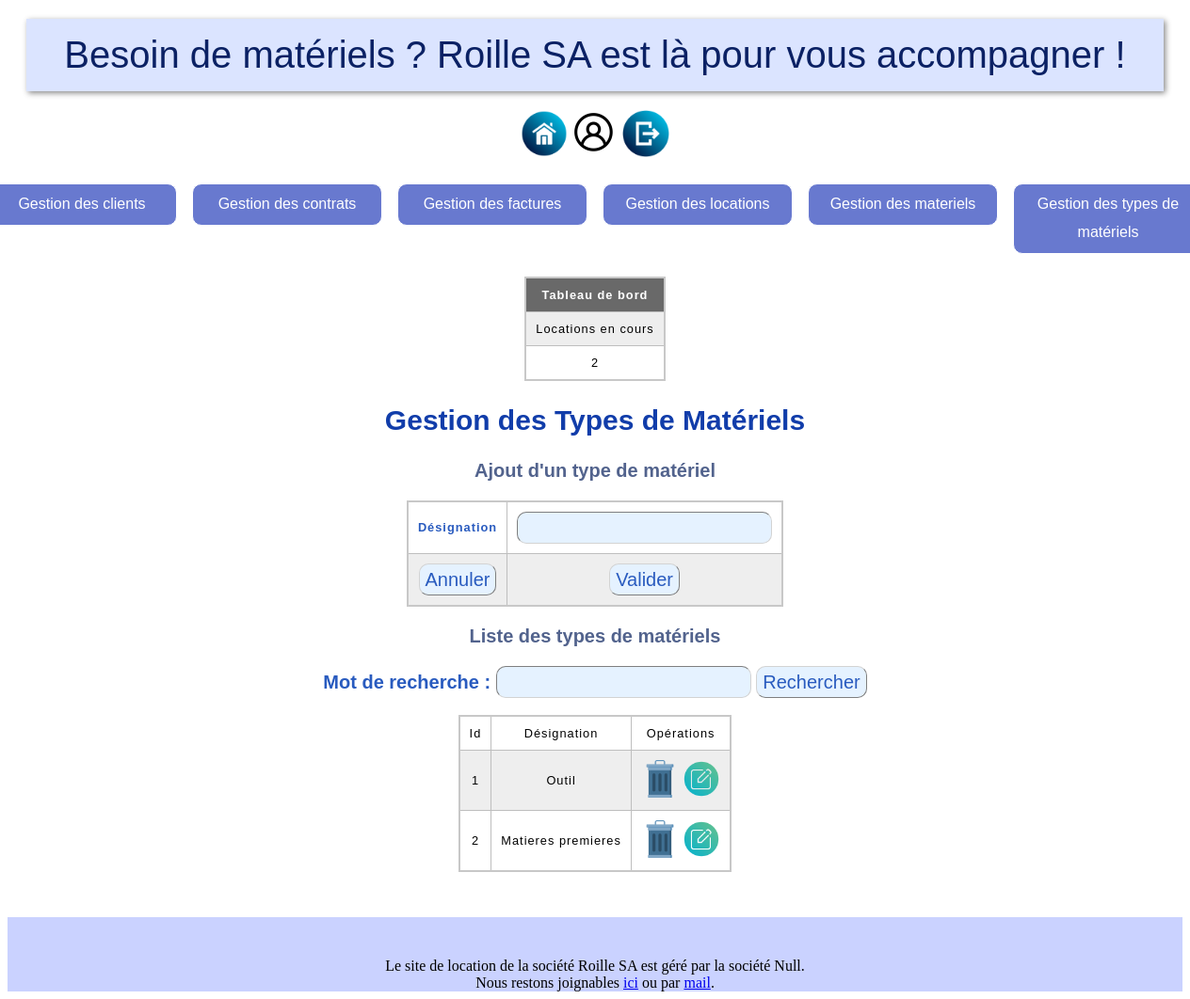
/index.php?page=admin&tab=typeMats (signed in), run on the app's committed database.
### tables this page shows
create table typeMat(
	idTM int(4) not null auto_increment,
	designation varchar(25),
	primary key (idTM)
);

### controleur/config_bdd.php (called while the page is built)
<?php
    $serveur = "localhost";
    $bdd = "roille_sa";
    $user = "root";
    $mdp = "";
?>

### modele/modele.class.php (called while the page is built, shortened)
<?php
class Controleur
{
    private $unPdo, $uneTable;
    public function __construct($serveur, $bdd, $user, $mdp){
        $this->unPdo= null;
        try {
            $this->unPdo = new PDO("mysql:host=".$serveur.";dbname=".$bdd, $user, $mdp);
        } catch (PDOException $exp) {
            echo "Erreur de connexion : " . $exp ->getMessage();
        }
    }
    public function selectAll()
    {
        $requete = "select * from " . $this->uneTable . ";";
        $select = $this->unPdo->prepare($requete);
        $select->execute();
        return $select->fetchAll();
    }
    public function setTable($uneTable)
    {
        $this->uneTable = $uneTable;
    }
}
?>

### vue/vue_les_typeMats.php (the view)
<h3>Liste des types de matériels</h3>
<form method="post" action="">
    Mot de recherche : <input type="text" name="mot">
    <input type="submit" name="Rechercher" value="Rechercher">
</form>
<br>
<table border="1">
    <tr>
        <td> Id </td>
        <td> Désignation </td>
        <?php
            if (isset($_SESSION['username']) && $_SESSION['role']!="user") {
                echo "<td> Opérations </td>";
            }
        ?>
    </tr>
    <?php
        foreach ($lesTypeMats as $unTypeMat) {
            echo "<tr>";
            echo "  <td>" . $unTypeMat['idTM'] . "</td>
                    <td>" . $unTypeMat['designation'] . "</td>
                ";
            if (isset($_SESSION['username']) && $_SESSION['role']!="user") {
                echo "
                <td>
                    <a href='index.php?page=admin&tab=typeMats&action=sup&idTM=".$unTypeMat['idTM']."'><img src = 'images/icons/sup.png' height='40' width='40'></a>
                    <a href='index.php?page=admin&tab=typeMats&action=edit&idTM=".$unTypeMat['idTM']."'><img src = 'images/icons/edit.png' height='40' width='40'></a>
                </td>
                ";
            }
            echo "</tr>";
        }
    ?>
</table>
<br>

### style/style.css (style rules this page uses)
h3 { color: #52638d; font-family:Arial, sans-serif; font-size: 20px; font-weight: bold; animation: myAnim 1s ease 0s 1 normal forwards; }
input, select { background-color: #E5F2FF; color: #295bbf; font-family:Arial, sans-serif; border-radius: 10px; border-width: 1px; line-height: 30px; font-size: 20px; border-color: lightgray; }
form { color: #295bbf; font-family:Arial, sans-serif; font-size: 20px; font-weight: bold; animation: myAnim 1s ease 0s 1 normal forwards; }
td, th { border: 1px solid rgb(190, 190, 190); padding: 10px; }
td { text-align: center; font-family:Arial, sans-serif; }
tr:nth-child(even) { background-color: #eee; font-family:Arial, sans-serif; }
table { border-collapse: collapse; border: 2px solid rgb(200, 200, 200); letter-spacing: 1px; font-family:Arial,sans-serif; font-size: .8rem; animation: myAnim 1s ease 0s 1 normal forwards; }

### data on the page
typemat: idTM "1", designation "Outil"
typemat: idTM "2", designation "Matieres premieres"

### other printed values
$nbContrat['nb'] "2"
